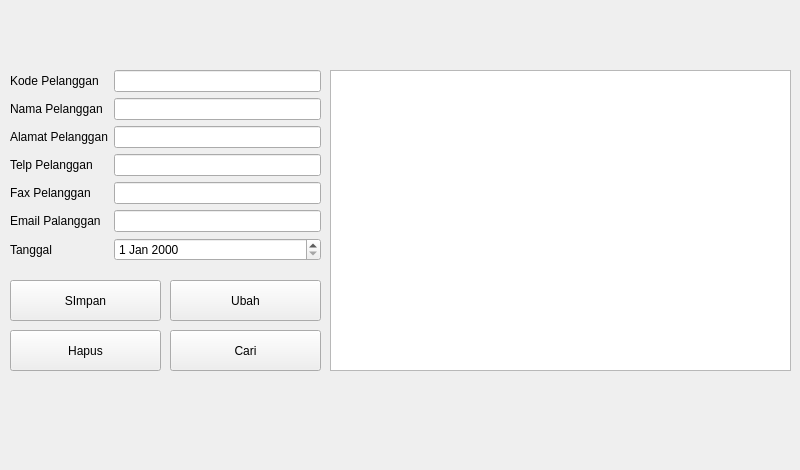
<?xml version="1.0" encoding="UTF-8"?>
<ui version="4.0">
 <class>FormPelanggan</class>
 <widget class="QWidget" name="FormPelanggan">
  <property name="geometry">
   <rect>
    <x>0</x>
    <y>0</y>
    <width>800</width>
    <height>470</height>
   </rect>
  </property>
  <property name="windowTitle">
   <string>Form</string>
  </property>
  <widget class="QWidget" name="formLayoutWidget">
   <property name="geometry">
    <rect>
     <x>10</x>
     <y>70</y>
     <width>311</width>
     <height>201</height>
    </rect>
   </property>
   <layout class="QFormLayout" name="formLayout">
    <item row="0" column="0">
     <widget class="QLabel" name="kode_pelangganLabel">
      <property name="text">
       <string>Kode Pelanggan</string>
      </property>
     </widget>
    </item>
    <item row="0" column="1">
     <widget class="QLineEdit" name="kode_pelangganLineEdit"/>
    </item>
    <item row="1" column="0">
     <widget class="QLabel" name="nama_pelangganLabel">
      <property name="text">
       <string>Nama Pelanggan</string>
      </property>
     </widget>
    </item>
    <item row="1" column="1">
     <widget class="QLineEdit" name="nama_pelangganLineEdit"/>
    </item>
    <item row="2" column="0">
     <widget class="QLabel" name="alamat_pelangganLabel">
      <property name="text">
       <string>Alamat Pelanggan</string>
      </property>
     </widget>
    </item>
    <item row="2" column="1">
     <widget class="QLineEdit" name="alamat_pelangganLineEdit"/>
    </item>
    <item row="3" column="0">
     <widget class="QLabel" name="telp_pelangganLabel">
      <property name="text">
       <string>Telp Pelanggan</string>
      </property>
     </widget>
    </item>
    <item row="3" column="1">
     <widget class="QLineEdit" name="telp_pelangganLineEdit"/>
    </item>
    <item row="4" column="0">
     <widget class="QLabel" name="fax_pelangganLabel">
      <property name="text">
       <string>Fax Pelanggan</string>
      </property>
     </widget>
    </item>
    <item row="4" column="1">
     <widget class="QLineEdit" name="fax_pelangganLineEdit"/>
    </item>
    <item row="5" column="0">
     <widget class="QLabel" name="email_palangganLabel">
      <property name="text">
       <string>Email Palanggan</string>
      </property>
     </widget>
    </item>
    <item row="5" column="1">
     <widget class="QLineEdit" name="email_palangganLineEdit"/>
    </item>
    <item row="6" column="0">
     <widget class="QLabel" name="tglLabel">
      <property name="text">
       <string>Tanggal</string>
      </property>
     </widget>
    </item>
    <item row="6" column="1">
     <widget class="QDateEdit" name="tglDateEdit"/>
    </item>
   </layout>
  </widget>
  <widget class="QPushButton" name="pushButton_3">
   <property name="geometry">
    <rect>
     <x>170</x>
     <y>330</y>
     <width>151</width>
     <height>41</height>
    </rect>
   </property>
   <property name="text">
    <string>Cari</string>
   </property>
  </widget>
  <widget class="QPushButton" name="pushButton_4">
   <property name="geometry">
    <rect>
     <x>10</x>
     <y>330</y>
     <width>151</width>
     <height>41</height>
    </rect>
   </property>
   <property name="text">
    <string>Hapus</string>
   </property>
  </widget>
  <widget class="QPushButton" name="pushButton">
   <property name="geometry">
    <rect>
     <x>10</x>
     <y>280</y>
     <width>151</width>
     <height>41</height>
    </rect>
   </property>
   <property name="text">
    <string>SImpan</string>
   </property>
  </widget>
  <widget class="QPushButton" name="pushButton_2">
   <property name="geometry">
    <rect>
     <x>170</x>
     <y>280</y>
     <width>151</width>
     <height>41</height>
    </rect>
   </property>
   <property name="text">
    <string>Ubah</string>
   </property>
  </widget>
  <widget class="QTableView" name="tablePelanggan">
   <property name="geometry">
    <rect>
     <x>330</x>
     <y>70</y>
     <width>461</width>
     <height>301</height>
    </rect>
   </property>
  </widget>
 </widget>
 <resources/>
 <connections/>
</ui>
